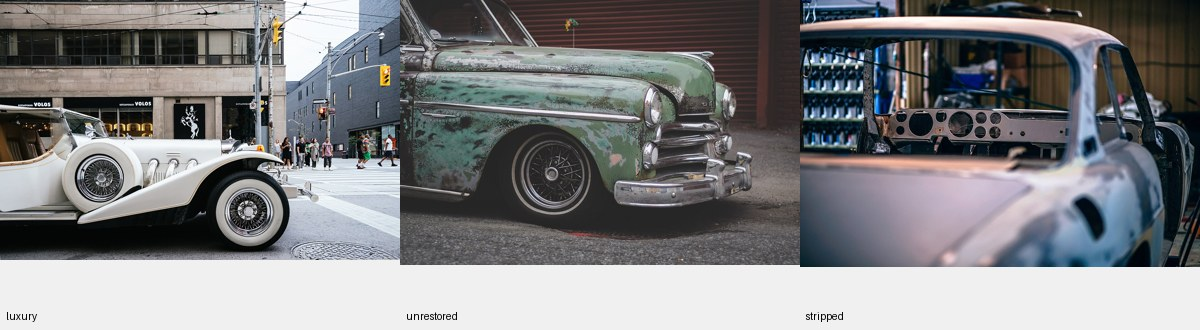
#> input picture .tmp-dl/car_sheet.jpg, 1200 x 330 px
$ python style_check.py ../.tmp-dl/car_sheet.jpg
#> lines starting #> are read from the running program, lines starting #| are printed output that depends on the picture
#!/usr/bin/env python3
"""Palette QC for steampunk outputs — checks an image against the five-ink rule.

Flags saturated blue / cyan / purple / magenta (never allowed) and hot photo
green (only desaturated verdigris is allowed). Needs Pillow; that is the one
dependency here, everything else in this repo stays stdlib-only.

Usage:
  python scripts/style_check.py image.jpg [more.jpg ...]   # JSON verdict per image
"""

import json
import sys

BAD_PCT_LIMIT = 3.0    # blue+cyan+purple % of pixels above which the image fails
GREEN_PCT_LIMIT = 5.0  # hot green % above which the image fails


def analyze(path):
    """Return {"blue":%,"purple":%,"green":%,"bad":%,"pass":bool} or None if Pillow is missing."""
#> called with path = '../.tmp-dl/car_sheet.jpg'
    try:
        from PIL import Image
    except ImportError:
        return None
    im = Image.open(path).convert("RGB")
#> im is the input picture: PIL image 1200x330 RGB; mean R, G, B 127.1, 127.7, 129.6
    im.thumbnail((256, 256))
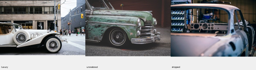
#> im: PIL image 256x70 RGB; mean R, G, B 127.3, 127.8, 129.7
    hsv = im.convert("HSV")
#> hsv: PIL image 256x70 HSV; mean H, S, V 88.3, 38, 134.6
    blue = purple = green = total = 0
    for h, s, v in hsv.getdata():
        total += 1
        if s < 70 or v < 50:
            continue
        if 120 <= h <= 185:          # blue / cyan
            blue += 1
        elif 185 < h <= 235:         # purple / magenta
            purple += 1
        elif 55 <= h <= 105 and s > 120 and v > 110:  # hot photo green
            green += 1
#> this loop made 17920 passes
#> (h, s, v) on passes 1 to 3: (42, 20, 62), (35, 21, 70), (28, 22, 69)
#> after the loop, blue = 960; green = 0; purple = 2; total = 17920
    pct = lambda n: round(100.0 * n / total, 2)
    bad = pct(blue + purple)
#> bad = 5.37
    grn = pct(green)
#> grn = 0
    return {"blue": pct(blue), "purple": pct(purple), "green": grn,
            "bad": bad, "pass": bad < BAD_PCT_LIMIT and grn < GREEN_PCT_LIMIT}


if __name__ == "__main__":
    if len(sys.argv) < 2:
        sys.exit(__doc__)
    for path in sys.argv[1:]:
        r = analyze(path)
#> r = {'blue': 5.36, 'purple': 0.01, 'green': 0, 'bad': 5.37, 'pass': False}
        print(path, json.dumps(r) if r else '{"error": "Pillow not installed"}')
#| ../.tmp-dl/car_sheet.jpg {"blue": 5.36, "purple": 0.01, "green": 0.0, "bad": 5.37, "pass": false}

$ run again, on .tmp-dl/stripped.jpg
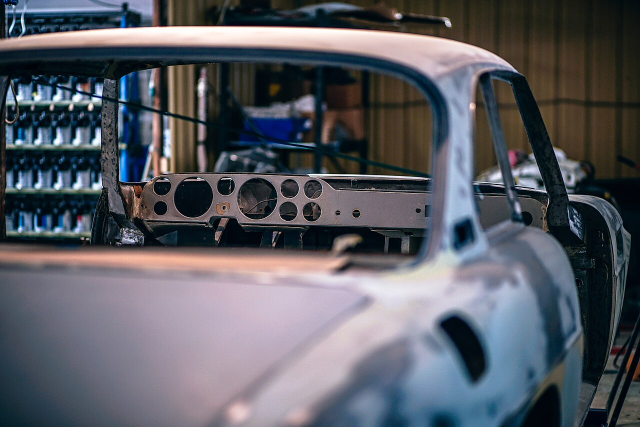
#> input picture .tmp-dl/stripped.jpg, 1280 x 853 px (shown at 1/2 size)
#> in analyze, im is the input picture: PIL image 1280x853 RGB; mean R, G, B 89.4, 91.7, 99.5
#> in analyze, `im.thumbnail((256, 256))`:
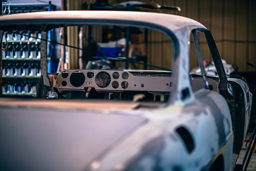
#> im: PIL image 256x171 RGB; mean R, G, B 89.5, 91.8, 99.6
#> hsv: PIL image 256x171 HSV; mean H, S, V 131.8, 91.9, 106.8
#> the loop in analyze, `for h, s, v in hsv.getdata():` made 43776 passes
#> (h, s, v) on passes 1 to 8: (153, 225, 26), (155, 222, 78), (153, 238, 95), (155, 241, 39), (154, 232, 80), (151, 244, 95), (147, 234, 86), (151, 125, 132)
#> after the loop in analyze, `for h, s, v in hsv.getdata():`: blue = 7937; green = 0; purple = 7; total = 43776
#> bad = 18.15
#> grn = 0
#> r = {'blue': 18.13, 'purple': 0.02, 'green': 0, 'bad': 18.15, 'pass': False}
#| ../.tmp-dl/stripped.jpg {"blue": 18.13, "purple": 0.02, "green": 0.0, "bad": 18.15, "pass": false}

$ run again, on .tmp-dl/unrestored.jpg
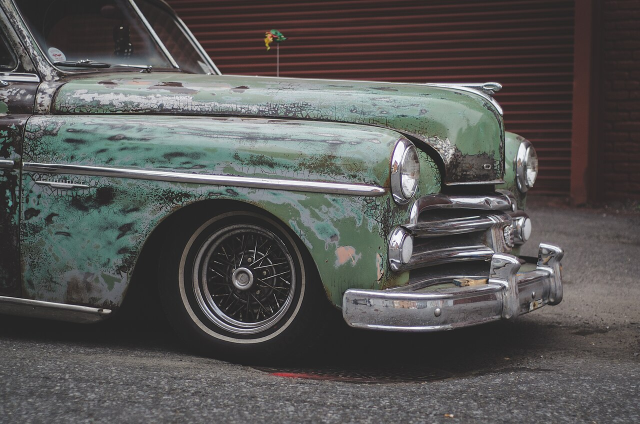
#> input picture .tmp-dl/unrestored.jpg, 1280 x 848 px (shown at 1/2 size)
#> in analyze, im is the input picture: PIL image 1280x848 RGB; mean R, G, B 86.3, 85.8, 84.6
#> in analyze, `im.thumbnail((256, 256))`:
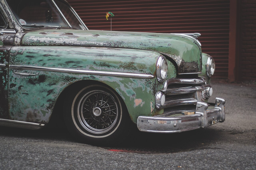
#> im: PIL image 256x170 RGB; mean R, G, B 86.4, 85.9, 84.7
#> hsv: PIL image 256x170 HSV; mean H, S, V 86.2, 26.7, 90.7
#> the loop in analyze, `for h, s, v in hsv.getdata():` made 43520 passes
#> (h, s, v) on passes 1 to 3: (127, 5, 95), (56, 7, 106), (37, 16, 140)
#> after the loop in analyze, `for h, s, v in hsv.getdata():`: blue = 139; green = 0; purple = 6; total = 43520
#> bad = 0.33
#> grn = 0
#> r = {'blue': 0.32, 'purple': 0.01, 'green': 0, 'bad': 0.33, 'pass': True}
#| ../.tmp-dl/unrestored.jpg {"blue": 0.32, "purple": 0.01, "green": 0.0, "bad": 0.33, "pass": true}
